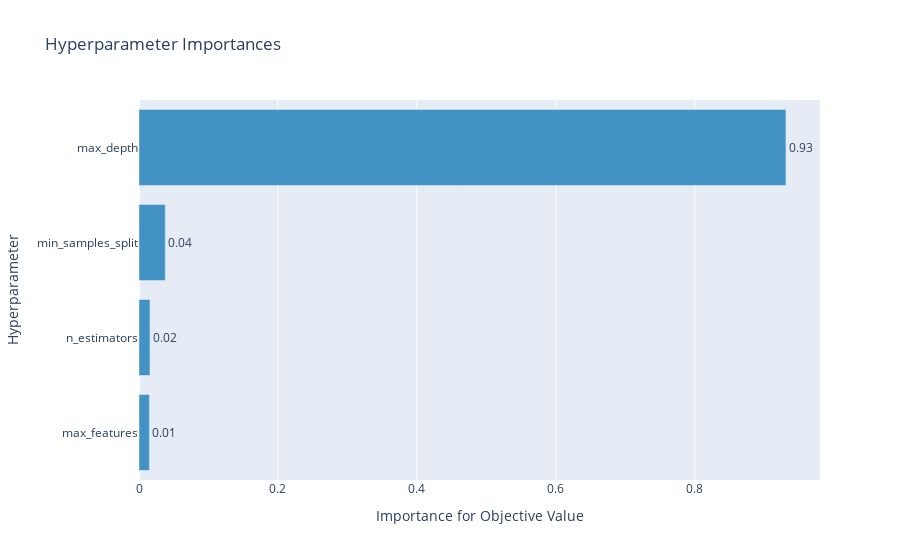
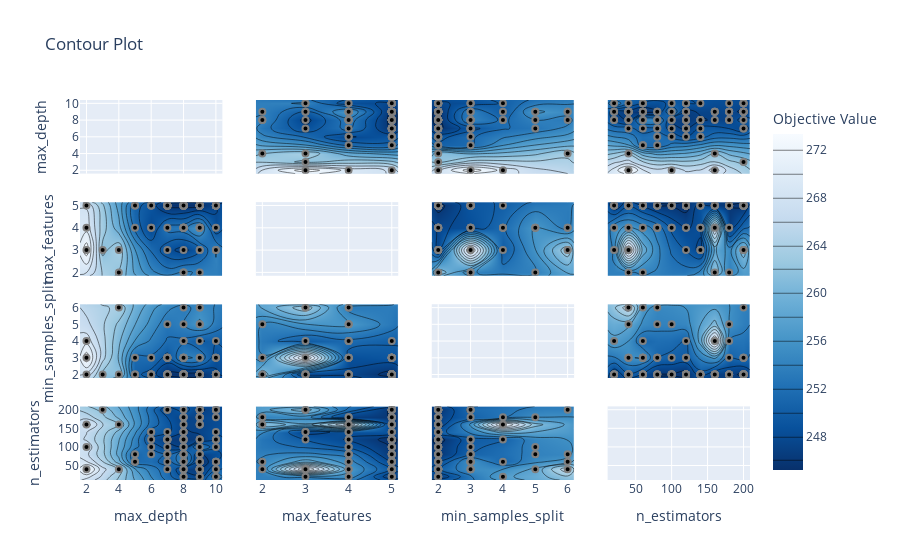

Notebook cell for these charts, in order:
### Markdown cell above
### Tuning the hyperparameters using Optuna and fitting the data

### Code cell
""" 
A smaller value of n_trials can be used to run the code faster

best_model: the untrained RF model with best hyperparameters
final_trained_model_train_data: the best RF model trained on a "training" dataset (85% of the sample)
final_trained_model_full_data: the best RF model trained on the full sample!
"""
best_model, final_trained_model_train_data, final_trained_model_full_data = RF_training_with_display(X,y, test_size = 0.15, n_trials = 100, display = True)

### Figure 1 — Plotly figure (JSON) as saved in the notebook; plotly's stock layout.template omitted (floating-point values rounded to 4 significant figures)
{"data": [{"cliponaxis": false, "hovertemplate": ["max_features (IntDistribution): 0.014955738551226297<extra></extra>", "n_estimators (IntDistribution): 0.01579732344754147<extra></extra>", "min_samples_split (IntDistribution): 0.03782186794230322<extra></extra>", "max_depth (IntDistribution): 0.9314250700589289<extra></extra>"], "marker": {"color": "rgb(66,146,198)"}, "orientation": "h", "text": ["0.01", "0.02", "0.04", "0.93"], "textposition": "outside", "type": "bar", "x": [0.01496, 0.0158, 0.03782, 0.9314], "y": ["max_features", "n_estimators", "min_samples_split", "max_depth"]}], "layout": {"showlegend": false, "title": {"text": "Hyperparameter Importances"}, "xaxis": {"title": {"text": "Importance for Objective Value"}}, "yaxis": {"title": {"text": "Hyperparameter"}}}}

### Figure 2 — Plotly figure (JSON) as saved in the notebook; plotly's stock layout.template omitted (floating-point values rounded to 4 significant figures; data arrays with more than 128 entries replaced by an {"elided": "..."} marker saying what was removed)
{"data": [{"type": "scatter", "xaxis": "x", "yaxis": "y"}, {"colorbar": {"title": {"text": "Objective Value"}}, "colorscale": [[0, "rgb(247,251,255)"], [0.125, "rgb(222,235,247)"], [0.25, "rgb(198,219,239)"], [0.375, "rgb(158,202,225)"], [0.5, "rgb(107,174,214)"], [0.625, "rgb(66,146,198)"], [0.75, "rgb(33,113,181)"], [0.875, "rgb(8,81,156)"], [1, "rgb(8,48,107)"]], "connectgaps": true, "contours": {"coloring": "heatmap"}, "hoverinfo": "none", "line": {"smoothing": 1.3}, "reversescale": true, "showscale": true, "type": "contour", "x": [1.6, 2, 3, 4, 5, 6, 7, 8, 9, 10, 10.4], "xaxis": "x5", "y": [1.85, 2, 3, 4, 5, 5.15], "yaxis": "y5", "z": [[null, null, null, null, null, null, null, null, null, null, null], [null, null, null, 261.9, null, null, null, 254.2, 253.8, null, null], [null, 273.3, 261.4, 263.6, null, null, 248.6, 247.2, 249.9, 254.1, null], [null, 269.3, null, null, 251.4, 247.8, 252.7, 253.2, 256.4, 248.4, null], [null, 267.7, null, null, 250.6, 249.2, 245.5, 245.2, 245.4, 247.7, null], [null, null, null, null, null, null, null, null, null, null, null]]}, {"marker": {"color": "black", "line": {"color": "Grey", "width": 2}}, "mode": "markers", "showlegend": false, "type": "scatter", "x": [7, 9, 4, 2, 8, 2, 8, 4, 8, 9, 10, 10, 10, 6, 6, 8, 7, 5, 8, 7, 9, 10, 9, 8, 9, 9, 9, 7, 9, 7, 5, 9, 9, 10, 8, 9, 8, 10, 9, 8, 3, 9, 10, 9, 8, 10, 9, 8, 10, 9, 8, 9, 9, 10, 7, 9, 8, 9, 6, 7, 10, 9, 9, 8, 9, 9, 10, 8, 5, 9, 10, 9, 9, 9, 8, 9, 10, 9, 8, 9, 10, 9, 9, 9, 8, 8, 7, 6, 7, 8, 7, 8, 7, 7, 7, 2, 6, 8, 8, 8], "xaxis": "x5", "y": [5, 3, 3, 3, 4, 4, 2, 2, 4, 3, 5, 5, 5, 4, 5, 4, 4, 4, 4, 3, 4, 5, 5, 4, 5, 5, 5, 5, 5, 5, 5, 5, 5, 5, 5, 4, 5, 3, 2, 4, 3, 5, 5, 5, 5, 5, 4, 5, 4, 5, 4, 5, 5, 5, 5, 5, 5, 4, 5, 5, 5, 5, 5, 5, 5, 5, 3, 5, 5, 4, 5, 5, 5, 5, 5, 5, 5, 5, 2, 5, 5, 5, 5, 5, 5, 5, 5, 4, 5, 3, 5, 5, 5, 5, 5, 5, 5, 5, 5, 5], "yaxis": "y5"}, {"colorbar": {"title": {"text": "Objective Value"}}, "colorscale": [[0, "rgb(247,251,255)"], [0.125, "rgb(222,235,247)"], [0.25, "rgb(198,219,239)"], [0.375, "rgb(158,202,225)"], [0.5, "rgb(107,174,214)"], [0.625, "rgb(66,146,198)"], [0.75, "rgb(33,113,181)"], [0.875, "rgb(8,81,156)"], [1, "rgb(8,48,107)"]], "connectgaps": true, "contours": {"coloring": "heatmap"}, "hoverinfo": "none", "line": {"smoothing": 1.3}, "reversescale": true, "showscale": false, "type": "contour", "x": [1.6, 2, 3, 4, 5, 6, 7, 8, 9, 10, 10.4], "xaxis": "x9", "y": [1.8, 2, 3, 4, 5, 6, 6.2], "yaxis": "y9", "z": [[null, null, null, null, null, null, null, null, null, null, null], [null, 267.7, 261.4, 261.9, 250.6, 249.2, 245.5, 245.2, 245.4, 247.7, null], [null, 273.3, null, null, 251.4, 251.7, 249.2, 254.2, 253.8, 248.5, null], [null, 269.3, null, null, null, null, null, 251.6, 249.9, 250.3, null], [null, null, null, null, null, null, 252.7, 253.9, 256.4, null, null], [null, null, null, 263.6, null, null, null, 253.2, 255.0, null, null], [null, null, null, null, null, null, null, null, null, null, null]]}, {"marker": {"color": "black", "line": {"color": "Grey", "width": 2}}, "mode": "markers", "showlegend": false, "type": "scatter", "x": [7, 9, 4, 2, 8, 2, 8, 4, 8, 9, 10, 10, 10, 6, 6, 8, 7, 5, 8, 7, 9, 10, 9, 8, 9, 9, 9, 7, 9, 7, 5, 9, 9, 10, 8, 9, 8, 10, 9, 8, 3, 9, 10, 9, 8, 10, 9, 8, 10, 9, 8, 9, 9, 10, 7, 9, 8, 9, 6, 7, 10, 9, 9, 8, 9, 9, 10, 8, 5, 9, 10, 9, 9, 9, 8, 9, 10, 9, 8, 9, 10, 9, 9, 9, 8, 8, 7, 6, 7, 8, 7, 8, 7, 7, 7, 2, 6, 8, 8, 8], "xaxis": "x9", "y": [3, 6, 6, 3, 2, 4, 5, 2, 3, 4, 2, 2, 2, 2, 3, 2, 5, 3, 4, 2, 5, 2, 2, 3, 2, 3, 2, 3, 2, 3, 2, 2, 2, 2, 3, 6, 2, 2, 3, 4, 2, 2, 2, 2, 2, 3, 2, 2, 3, 2, 6, 2, 2, 2, 2, 2, 3, 2, 2, 3, 4, 2, 2, 2, 2, 2, 2, 2, 2, 5, 3, 2, 2, 2, 2, 2, 2, 2, 3, 2, 2, 2, 2, 2, 2, 2, 2, 2, 2, 2, 3, 2, 2, 2, 2, 2, 2, 2, 2, 2], "yaxis": "y9"}, {"colorbar": {"title": {"text": "Objective Value"}}, "colorscale": [[0, "rgb(247,251,255)"], [0.125, "rgb(222,235,247)"], [0.25, "rgb(198,219,239)"], [0.375, "rgb(158,202,225)"], [0.5, "rgb(107,174,214)"], [0.625, "rgb(66,146,198)"], [0.75, "rgb(33,113,181)"], [0.875, "rgb(8,81,156)"], [1, "rgb(8,48,107)"]], "connectgaps": true, "contours": {"coloring": "heatmap"}, "hoverinfo": "none", "line": {"smoothing": 1.3}, "reversescale": true, "showscale": false, "type": "contour", "x": [1.6, 2, 3, 4, 5, 6, 7, 8, 9, 10, 10.4], "xaxis": "x13", "y": [11, 20, 40, 60, 80, 100, 120, 140, 160, 180, 200, 209], "yaxis": "y13", "z": {"elided": "12x11 float values"}}, {"marker": {"color": "black", "line": {"color": "Grey", "width": 2}}, "mode": "markers", "showlegend": false, "type": "scatter", "x": [7, 9, 4, 2, 8, 2, 8, 4, 8, 9, 10, 10, 10, 6, 6, 8, 7, 5, 8, 7, 9, 10, 9, 8, 9, 9, 9, 7, 9, 7, 5, 9, 9, 10, 8, 9, 8, 10, 9, 8, 3, 9, 10, 9, 8, 10, 9, 8, 10, 9, 8, 9, 9, 10, 7, 9, 8, 9, 6, 7, 10, 9, 9, 8, 9, 9, 10, 8, 5, 9, 10, 9, 9, 9, 8, 9, 10, 9, 8, 9, 10, 9, 9, 9, 8, 8, 7, 6, 7, 8, 7, 8, 7, 7, 7, 2, 6, 8, 8, 8], "xaxis": "x13", "y": [40, 200, 40, 40, 140, 160, 180, 160, 80, 120, 120, 120, 100, 140, 80, 80, 80, 60, 20, 140, 100, 140, 120, 100, 160, 180, 200, 200, 180, 60, 80, 180, 200, 200, 200, 60, 20, 200, 40, 180, 200, 160, 180, 160, 180, 200, 180, 160, 120, 200, 80, 200, 200, 200, 200, 60, 60, 40, 100, 80, 60, 200, 40, 40, 40, 20, 20, 40, 60, 40, 60, 40, 40, 40, 40, 20, 40, 60, 60, 60, 60, 80, 80, 120, 120, 120, 120, 120, 100, 140, 120, 140, 120, 120, 120, 100, 140, 120, 100, 120], "yaxis": "y13"}, {"colorbar": {"title": {"text": "Objective Value"}}, "colorscale": [[0, "rgb(247,251,255)"], [0.125, "rgb(222,235,247)"], [0.25, "rgb(198,219,239)"], [0.375, "rgb(158,202,225)"], [0.5, "rgb(107,174,214)"], [0.625, "rgb(66,146,198)"], [0.75, "rgb(33,113,181)"], [0.875, "rgb(8,81,156)"], [1, "rgb(8,48,107)"]], "connectgaps": true, "contours": {"coloring": "heatmap"}, "hoverinfo": "none", "line": {"smoothing": 1.3}, "reversescale": true, "showscale": false, "type": "contour", "x": [1.85, 2, 3, 4, 5, 5.15], "xaxis": "x2", "y": [1.6, 2, 3, 4, 5, 6, 7, 8, 9, 10, 10.4], "yaxis": "y2", "z": [[null, null, null, null, null, null], [null, null, 273.3, 269.3, 267.7, null], [null, null, 261.4, null, null, null], [null, 261.9, 263.6, null, null, null], [null, null, null, 251.4, 250.6, null], [null, null, null, 247.8, 249.2, null], [null, null, 248.6, 252.7, 245.5, null], [null, 254.2, 247.2, 253.2, 245.2, null], [null, 253.8, 249.9, 256.4, 245.4, null], [null, null, 254.1, 248.4, 247.7, null], [null, null, null, null, null, null]]}, {"marker": {"color": "black", "line": {"color": "Grey", "width": 2}}, "mode": "markers", "showlegend": false, "type": "scatter", "x": [5, 3, 3, 3, 4, 4, 2, 2, 4, 3, 5, 5, 5, 4, 5, 4, 4, 4, 4, 3, 4, 5, 5, 4, 5, 5, 5, 5, 5, 5, 5, 5, 5, 5, 5, 4, 5, 3, 2, 4, 3, 5, 5, 5, 5, 5, 4, 5, 4, 5, 4, 5, 5, 5, 5, 5, 5, 4, 5, 5, 5, 5, 5, 5, 5, 5, 3, 5, 5, 4, 5, 5, 5, 5, 5, 5, 5, 5, 2, 5, 5, 5, 5, 5, 5, 5, 5, 4, 5, 3, 5, 5, 5, 5, 5, 5, 5, 5, 5, 5], "xaxis": "x2", "y": [7, 9, 4, 2, 8, 2, 8, 4, 8, 9, 10, 10, 10, 6, 6, 8, 7, 5, 8, 7, 9, 10, 9, 8, 9, 9, 9, 7, 9, 7, 5, 9, 9, 10, 8, 9, 8, 10, 9, 8, 3, 9, 10, 9, 8, 10, 9, 8, 10, 9, 8, 9, 9, 10, 7, 9, 8, 9, 6, 7, 10, 9, 9, 8, 9, 9, 10, 8, 5, 9, 10, 9, 9, 9, 8, 9, 10, 9, 8, 9, 10, 9, 9, 9, 8, 8, 7, 6, 7, 8, 7, 8, 7, 7, 7, 2, 6, 8, 8, 8], "yaxis": "y2"}, {"type": "scatter", "xaxis": "x6", "yaxis": "y6"}, {"colorbar": {"title": {"text": "Objective Value"}}, "colorscale": [[0, "rgb(247,251,255)"], [0.125, "rgb(222,235,247)"], [0.25, "rgb(198,219,239)"], [0.375, "rgb(158,202,225)"], [0.5, "rgb(107,174,214)"], [0.625, "rgb(66,146,198)"], [0.75, "rgb(33,113,181)"], [0.875, "rgb(8,81,156)"], [1, "rgb(8,48,107)"]], "connectgaps": true, "contours": {"coloring": "heatmap"}, "hoverinfo": "none", "line": {"smoothing": 1.3}, "reversescale": true, "showscale": false, "type": "contour", "x": [1.85, 2, 3, 4, 5, 5.15], "xaxis": "x10", "y": [1.8, 2, 3, 4, 5, 6, 6.2], "yaxis": "y10", "z": [[null, null, null, null, null, null], [null, 261.9, 247.2, 247.8, 245.2, null], [null, 254.2, 273.3, 248.4, 249.2, null], [null, null, 249.9, 251.6, 250.3, null], [null, 253.9, null, 256.4, null, null], [null, null, 263.6, 253.2, null, null], [null, null, null, null, null, null]]}, {"marker": {"color": "black", "line": {"color": "Grey", "width": 2}}, "mode": "markers", "showlegend": false, "type": "scatter", "x": [5, 3, 3, 3, 4, 4, 2, 2, 4, 3, 5, 5, 5, 4, 5, 4, 4, 4, 4, 3, 4, 5, 5, 4, 5, 5, 5, 5, 5, 5, 5, 5, 5, 5, 5, 4, 5, 3, 2, 4, 3, 5, 5, 5, 5, 5, 4, 5, 4, 5, 4, 5, 5, 5, 5, 5, 5, 4, 5, 5, 5, 5, 5, 5, 5, 5, 3, 5, 5, 4, 5, 5, 5, 5, 5, 5, 5, 5, 2, 5, 5, 5, 5, 5, 5, 5, 5, 4, 5, 3, 5, 5, 5, 5, 5, 5, 5, 5, 5, 5], "xaxis": "x10", "y": [3, 6, 6, 3, 2, 4, 5, 2, 3, 4, 2, 2, 2, 2, 3, 2, 5, 3, 4, 2, 5, 2, 2, 3, 2, 3, 2, 3, 2, 3, 2, 2, 2, 2, 3, 6, 2, 2, 3, 4, 2, 2, 2, 2, 2, 3, 2, 2, 3, 2, 6, 2, 2, 2, 2, 2, 3, 2, 2, 3, 4, 2, 2, 2, 2, 2, 2, 2, 2, 5, 3, 2, 2, 2, 2, 2, 2, 2, 3, 2, 2, 2, 2, 2, 2, 2, 2, 2, 2, 2, 3, 2, 2, 2, 2, 2, 2, 2, 2, 2], "yaxis": "y10"}, {"colorbar": {"title": {"text": "Objective Value"}}, "colorscale": [[0, "rgb(247,251,255)"], [0.125, "rgb(222,235,247)"], [0.25, "rgb(198,219,239)"], [0.375, "rgb(158,202,225)"], [0.5, "rgb(107,174,214)"], [0.625, "rgb(66,146,198)"], [0.75, "rgb(33,113,181)"], [0.875, "rgb(8,81,156)"], [1, "rgb(8,48,107)"]], "connectgaps": true, "contours": {"coloring": "heatmap"}, "hoverinfo": "none", "line": {"smoothing": 1.3}, "reversescale": true, "showscale": false, "type": "contour", "x": [1.85, 2, 3, 4, 5, 5.15], "xaxis": "x14", "y": [11, 20, 40, 60, 80, 100, 120, 140, 160, 180, 200, 209], "yaxis": "y14", "z": [[null, null, null, null, null, null], [null, null, 254.1, 255.5, 246.1, null], [null, 253.8, 273.3, 256.4, 249.6, null], [null, 254.2, null, 255.0, 247.7, null], [null, null, null, 253.2, 245.7, null], [null, null, null, 249.5, 245.9, null], [null, null, 249.9, 247.8, 245.2, null], [null, null, 247.2, 248.6, 249.2, null], [null, 261.9, null, 269.3, 246.3, null], [null, 253.9, null, 246.6, 246.0, null], [null, null, 261.4, null, 245.5, null], [null, null, null, null, null, null]]}, {"marker": {"color": "black", "line": {"color": "Grey", "width": 2}}, "mode": "markers", "showlegend": false, "type": "scatter", "x": [5, 3, 3, 3, 4, 4, 2, 2, 4, 3, 5, 5, 5, 4, 5, 4, 4, 4, 4, 3, 4, 5, 5, 4, 5, 5, 5, 5, 5, 5, 5, 5, 5, 5, 5, 4, 5, 3, 2, 4, 3, 5, 5, 5, 5, 5, 4, 5, 4, 5, 4, 5, 5, 5, 5, 5, 5, 4, 5, 5, 5, 5, 5, 5, 5, 5, 3, 5, 5, 4, 5, 5, 5, 5, 5, 5, 5, 5, 2, 5, 5, 5, 5, 5, 5, 5, 5, 4, 5, 3, 5, 5, 5, 5, 5, 5, 5, 5, 5, 5], "xaxis": "x14", "y": [40, 200, 40, 40, 140, 160, 180, 160, 80, 120, 120, 120, 100, 140, 80, 80, 80, 60, 20, 140, 100, 140, 120, 100, 160, 180, 200, 200, 180, 60, 80, 180, 200, 200, 200, 60, 20, 200, 40, 180, 200, 160, 180, 160, 180, 200, 180, 160, 120, 200, 80, 200, 200, 200, 200, 60, 60, 40, 100, 80, 60, 200, 40, 40, 40, 20, 20, 40, 60, 40, 60, 40, 40, 40, 40, 20, 40, 60, 60, 60, 60, 80, 80, 120, 120, 120, 120, 120, 100, 140, 120, 140, 120, 120, 120, 100, 140, 120, 100, 120], "yaxis": "y14"}, {"colorbar": {"title": {"text": "Objective Value"}}, "colorscale": [[0, "rgb(247,251,255)"], [0.125, "rgb(222,235,247)"], [0.25, "rgb(198,219,239)"], [0.375, "rgb(158,202,225)"], [0.5, "rgb(107,174,214)"], [0.625, "rgb(66,146,198)"], [0.75, "rgb(33,113,181)"], [0.875, "rgb(8,81,156)"], [1, "rgb(8,48,107)"]], "connectgaps": true, "contours": {"coloring": "heatmap"}, "hoverinfo": "none", "line": {"smoothing": 1.3}, "reversescale": true, "showscale": false, "type": "contour", "x": [1.8, 2, 3, 4, 5, 6, 6.2], "xaxis": "x3", "y": [1.6, 2, 3, 4, 5, 6, 7, 8, 9, 10, 10.4], "yaxis": "y3", "z": [[null, null, null, null, null, null, null], [null, 267.7, 273.3, 269.3, null, null, null], [null, 261.4, null, null, null, null, null], [null, 261.9, null, null, null, 263.6, null], [null, 250.6, 251.4, null, null, null, null], [null, 249.2, 251.7, null, null, null, null], [null, 245.5, 249.2, null, 252.7, null, null], [null, 245.2, 254.2, 251.6, 253.9, 253.2, null], [null, 245.4, 253.8, 249.9, 256.4, 255.0, null], [null, 247.7, 248.5, 250.3, null, null, null], [null, null, null, null, null, null, null]]}, {"marker": {"color": "black", "line": {"color": "Grey", "width": 2}}, "mode": "markers", "showlegend": false, "type": "scatter", "x": [3, 6, 6, 3, 2, 4, 5, 2, 3, 4, 2, 2, 2, 2, 3, 2, 5, 3, 4, 2, 5, 2, 2, 3, 2, 3, 2, 3, 2, 3, 2, 2, 2, 2, 3, 6, 2, 2, 3, 4, 2, 2, 2, 2, 2, 3, 2, 2, 3, 2, 6, 2, 2, 2, 2, 2, 3, 2, 2, 3, 4, 2, 2, 2, 2, 2, 2, 2, 2, 5, 3, 2, 2, 2, 2, 2, 2, 2, 3, 2, 2, 2, 2, 2, 2, 2, 2, 2, 2, 2, 3, 2, 2, 2, 2, 2, 2, 2, 2, 2], "xaxis": "x3", "y": [7, 9, 4, 2, 8, 2, 8, 4, 8, 9, 10, 10, 10, 6, 6, 8, 7, 5, 8, 7, 9, 10, 9, 8, 9, 9, 9, 7, 9, 7, 5, 9, 9, 10, 8, 9, 8, 10, 9, 8, 3, 9, 10, 9, 8, 10, 9, 8, 10, 9, 8, 9, 9, 10, 7, 9, 8, 9, 6, 7, 10, 9, 9, 8, 9, 9, 10, 8, 5, 9, 10, 9, 9, 9, 8, 9, 10, 9, 8, 9, 10, 9, 9, 9, 8, 8, 7, 6, 7, 8, 7, 8, 7, 7, 7, 2, 6, 8, 8, 8], "yaxis": "y3"}, {"colorbar": {"title": {"text": "Objective Value"}}, "colorscale": [[0, "rgb(247,251,255)"], [0.125, "rgb(222,235,247)"], [0.25, "rgb(198,219,239)"], [0.375, "rgb(158,202,225)"], [0.5, "rgb(107,174,214)"], [0.625, "rgb(66,146,198)"], [0.75, "rgb(33,113,181)"], [0.875, "rgb(8,81,156)"], [1, "rgb(8,48,107)"]], "connectgaps": true, "contours": {"coloring": "heatmap"}, "hoverinfo": "none", "line": {"smoothing": 1.3}, "reversescale": true, "showscale": false, "type": "contour", "x": [1.8, 2, 3, 4, 5, 6, 6.2], "xaxis": "x7", "y": [1.85, 2, 3, 4, 5, 5.15], "yaxis": "y7", "z": [[null, null, null, null, null, null, null], [null, 261.9, 254.2, null, 253.9, null, null], [null, 247.2, 273.3, 249.9, null, 263.6, null], [null, 247.8, 248.4, 251.6, 256.4, 253.2, null], [null, 245.2, 249.2, 250.3, null, null, null], [null, null, null, null, null, null, null]]}, {"marker": {"color": "black", "line": {"color": "Grey", "width": 2}}, "mode": "markers", "showlegend": false, "type": "scatter", "x": [3, 6, 6, 3, 2, 4, 5, 2, 3, 4, 2, 2, 2, 2, 3, 2, 5, 3, 4, 2, 5, 2, 2, 3, 2, 3, 2, 3, 2, 3, 2, 2, 2, 2, 3, 6, 2, 2, 3, 4, 2, 2, 2, 2, 2, 3, 2, 2, 3, 2, 6, 2, 2, 2, 2, 2, 3, 2, 2, 3, 4, 2, 2, 2, 2, 2, 2, 2, 2, 5, 3, 2, 2, 2, 2, 2, 2, 2, 3, 2, 2, 2, 2, 2, 2, 2, 2, 2, 2, 2, 3, 2, 2, 2, 2, 2, 2, 2, 2, 2], "xaxis": "x7", "y": [5, 3, 3, 3, 4, 4, 2, 2, 4, 3, 5, 5, 5, 4, 5, 4, 4, 4, 4, 3, 4, 5, 5, 4, 5, 5, 5, 5, 5, 5, 5, 5, 5, 5, 5, 4, 5, 3, 2, 4, 3, 5, 5, 5, 5, 5, 4, 5, 4, 5, 4, 5, 5, 5, 5, 5, 5, 4, 5, 5, 5, 5, 5, 5, 5, 5, 3, 5, 5, 4, 5, 5, 5, 5, 5, 5, 5, 5, 2, 5, 5, 5, 5, 5, 5, 5, 5, 4, 5, 3, 5, 5, 5, 5, 5, 5, 5, 5, 5, 5], "yaxis": "y7"}, {"type": "scatter", "xaxis": "x11", "yaxis": "y11"}, {"colorbar": {"title": {"text": "Objective Value"}}, "colorscale": [[0, "rgb(247,251,255)"], [0.125, "rgb(222,235,247)"], [0.25, "rgb(198,219,239)"], [0.375, "rgb(158,202,225)"], [0.5, "rgb(107,174,214)"], [0.625, "rgb(66,146,198)"], [0.75, "rgb(33,113,181)"], [0.875, "rgb(8,81,156)"], [1, "rgb(8,48,107)"]], "connectgaps": true, "contours": {"coloring": "heatmap"}, "hoverinfo": "none", "line": {"smoothing": 1.3}, "reversescale": true, "showscale": false, "type": "contour", "x": [1.8, 2, 3, 4, 5, 6, 6.2], "xaxis": "x15", "y": [11, 20, 40, 60, 80, 100, 120, 140, 160, 180, 200, 209], "yaxis": "y15", "z": [[null, null, null, null, null, null, null], [null, 246.1, null, 255.5, null, null, null], [null, 249.6, 253.8, null, 256.4, 263.6, null], [null, 247.7, 254.2, 250.3, null, 255.0, null], [null, 245.7, 250.0, null, 252.7, 253.2, null], [null, 245.9, 249.5, null, 252.8, null, null], [null, 245.2, 249.2, 249.9, null, null, null], [null, 249.2, null, null, null, null, null], [null, 246.3, null, 269.3, null, null, null], [null, 246.6, 249.8, 251.6, 253.9, null, null], [null, 245.5, 250.7, null, null, 252.6, null], [null, null, null, null, null, null, null]]}, {"marker": {"color": "black", "line": {"color": "Grey", "width": 2}}, "mode": "markers", "showlegend": false, "type": "scatter", "x": [3, 6, 6, 3, 2, 4, 5, 2, 3, 4, 2, 2, 2, 2, 3, 2, 5, 3, 4, 2, 5, 2, 2, 3, 2, 3, 2, 3, 2, 3, 2, 2, 2, 2, 3, 6, 2, 2, 3, 4, 2, 2, 2, 2, 2, 3, 2, 2, 3, 2, 6, 2, 2, 2, 2, 2, 3, 2, 2, 3, 4, 2, 2, 2, 2, 2, 2, 2, 2, 5, 3, 2, 2, 2, 2, 2, 2, 2, 3, 2, 2, 2, 2, 2, 2, 2, 2, 2, 2, 2, 3, 2, 2, 2, 2, 2, 2, 2, 2, 2], "xaxis": "x15", "y": [40, 200, 40, 40, 140, 160, 180, 160, 80, 120, 120, 120, 100, 140, 80, 80, 80, 60, 20, 140, 100, 140, 120, 100, 160, 180, 200, 200, 180, 60, 80, 180, 200, 200, 200, 60, 20, 200, 40, 180, 200, 160, 180, 160, 180, 200, 180, 160, 120, 200, 80, 200, 200, 200, 200, 60, 60, 40, 100, 80, 60, 200, 40, 40, 40, 20, 20, 40, 60, 40, 60, 40, 40, 40, 40, 20, 40, 60, 60, 60, 60, 80, 80, 120, 120, 120, 120, 120, 100, 140, 120, 140, 120, 120, 120, 100, 140, 120, 100, 120], "yaxis": "y15"}, {"colorbar": {"title": {"text": "Objective Value"}}, "colorscale": [[0, "rgb(247,251,255)"], [0.125, "rgb(222,235,247)"], [0.25, "rgb(198,219,239)"], [0.375, "rgb(158,202,225)"], [0.5, "rgb(107,174,214)"], [0.625, "rgb(66,146,198)"], [0.75, "rgb(33,113,181)"], [0.875, "rgb(8,81,156)"], [1, "rgb(8,48,107)"]], "connectgaps": true, "contours": {"coloring": "heatmap"}, "hoverinfo": "none", "line": {"smoothing": 1.3}, "reversescale": true, "showscale": false, "type": "contour", "x": [11, 20, 40, 60, 80, 100, 120, 140, 160, 180, 200, 209], "xaxis": "x4", "y": [1.6, 2, 3, 4, 5, 6, 7, 8, 9, 10, 10.4], "yaxis": "y4", "z": {"elided": "11x12 float values"}}, {"marker": {"color": "black", "line": {"color": "Grey", "width": 2}}, "mode": "markers", "showlegend": false, "type": "scatter", "x": [40, 200, 40, 40, 140, 160, 180, 160, 80, 120, 120, 120, 100, 140, 80, 80, 80, 60, 20, 140, 100, 140, 120, 100, 160, 180, 200, 200, 180, 60, 80, 180, 200, 200, 200, 60, 20, 200, 40, 180, 200, 160, 180, 160, 180, 200, 180, 160, 120, 200, 80, 200, 200, 200, 200, 60, 60, 40, 100, 80, 60, 200, 40, 40, 40, 20, 20, 40, 60, 40, 60, 40, 40, 40, 40, 20, 40, 60, 60, 60, 60, 80, 80, 120, 120, 120, 120, 120, 100, 140, 120, 140, 120, 120, 120, 100, 140, 120, 100, 120], "xaxis": "x4", "y": [7, 9, 4, 2, 8, 2, 8, 4, 8, 9, 10, 10, 10, 6, 6, 8, 7, 5, 8, 7, 9, 10, 9, 8, 9, 9, 9, 7, 9, 7, 5, 9, 9, 10, 8, 9, 8, 10, 9, 8, 3, 9, 10, 9, 8, 10, 9, 8, 10, 9, 8, 9, 9, 10, 7, 9, 8, 9, 6, 7, 10, 9, 9, 8, 9, 9, 10, 8, 5, 9, 10, 9, 9, 9, 8, 9, 10, 9, 8, 9, 10, 9, 9, 9, 8, 8, 7, 6, 7, 8, 7, 8, 7, 7, 7, 2, 6, 8, 8, 8], "yaxis": "y4"}, {"colorbar": {"title": {"text": "Objective Value"}}, "colorscale": [[0, "rgb(247,251,255)"], [0.125, "rgb(222,235,247)"], [0.25, "rgb(198,219,239)"], [0.375, "rgb(158,202,225)"], [0.5, "rgb(107,174,214)"], [0.625, "rgb(66,146,198)"], [0.75, "rgb(33,113,181)"], [0.875, "rgb(8,81,156)"], [1, "rgb(8,48,107)"]], "connectgaps": true, "contours": {"coloring": "heatmap"}, "hoverinfo": "none", "line": {"smoothing": 1.3}, "reversescale": true, "showscale": false, "type": "contour", "x": [11, 20, 40, 60, 80, 100, 120, 140, 160, 180, 200, 209], "xaxis": "x8", "y": [1.85, 2, 3, 4, 5, 5.15], "yaxis": "y8", "z": [[null, null, null, null, null, null, null, null, null, null, null, null], [null, null, 253.8, 254.2, null, null, null, null, 261.9, 253.9, null, null], [null, 254.1, 273.3, null, null, null, 249.9, 247.2, null, null, 261.4, null], [null, 255.5, 256.4, 255.0, 253.2, 249.5, 247.8, 248.6, 269.3, 246.6, null, null], [null, 246.1, 249.6, 247.7, 245.7, 245.9, 245.2, 249.2, 246.3, 246.0, 245.5, null], [null, null, null, null, null, null, null, null, null, null, null, null]]}, {"marker": {"color": "black", "line": {"color": "Grey", "width": 2}}, "mode": "markers", "showlegend": false, "type": "scatter", "x": [40, 200, 40, 40, 140, 160, 180, 160, 80, 120, 120, 120, 100, 140, 80, 80, 80, 60, 20, 140, 100, 140, 120, 100, 160, 180, 200, 200, 180, 60, 80, 180, 200, 200, 200, 60, 20, 200, 40, 180, 200, 160, 180, 160, 180, 200, 180, 160, 120, 200, 80, 200, 200, 200, 200, 60, 60, 40, 100, 80, 60, 200, 40, 40, 40, 20, 20, 40, 60, 40, 60, 40, 40, 40, 40, 20, 40, 60, 60, 60, 60, 80, 80, 120, 120, 120, 120, 120, 100, 140, 120, 140, 120, 120, 120, 100, 140, 120, 100, 120], "xaxis": "x8", "y": [5, 3, 3, 3, 4, 4, 2, 2, 4, 3, 5, 5, 5, 4, 5, 4, 4, 4, 4, 3, 4, 5, 5, 4, 5, 5, 5, 5, 5, 5, 5, 5, 5, 5, 5, 4, 5, 3, 2, 4, 3, 5, 5, 5, 5, 5, 4, 5, 4, 5, 4, 5, 5, 5, 5, 5, 5, 4, 5, 5, 5, 5, 5, 5, 5, 5, 3, 5, 5, 4, 5, 5, 5, 5, 5, 5, 5, 5, 2, 5, 5, 5, 5, 5, 5, 5, 5, 4, 5, 3, 5, 5, 5, 5, 5, 5, 5, 5, 5, 5], "yaxis": "y8"}, {"colorbar": {"title": {"text": "Objective Value"}}, "colorscale": [[0, "rgb(247,251,255)"], [0.125, "rgb(222,235,247)"], [0.25, "rgb(198,219,239)"], [0.375, "rgb(158,202,225)"], [0.5, "rgb(107,174,214)"], [0.625, "rgb(66,146,198)"], [0.75, "rgb(33,113,181)"], [0.875, "rgb(8,81,156)"], [1, "rgb(8,48,107)"]], "connectgaps": true, "contours": {"coloring": "heatmap"}, "hoverinfo": "none", "line": {"smoothing": 1.3}, "reversescale": true, "showscale": false, "type": "contour", "x": [11, 20, 40, 60, 80, 100, 120, 140, 160, 180, 200, 209], "xaxis": "x12", "y": [1.8, 2, 3, 4, 5, 6, 6.2], "yaxis": "y12", "z": [[null, null, null, null, null, null, null, null, null, null, null, null], [null, 246.1, 249.6, 247.7, 245.7, 245.9, 245.2, 249.2, 246.3, 246.6, 245.5, null], [null, null, 253.8, 254.2, 250.0, 249.5, 249.2, null, null, 249.8, 250.7, null], [null, 255.5, null, 250.3, null, null, 249.9, null, 269.3, 251.6, null, null], [null, null, 256.4, null, 252.7, 252.8, null, null, null, 253.9, null, null], [null, null, 263.6, 255.0, 253.2, null, null, null, null, null, 252.6, null], [null, null, null, null, null, null, null, null, null, null, null, null]]}, {"marker": {"color": "black", "line": {"color": "Grey", "width": 2}}, "mode": "markers", "showlegend": false, "type": "scatter", "x": [40, 200, 40, 40, 140, 160, 180, 160, 80, 120, 120, 120, 100, 140, 80, 80, 80, 60, 20, 140, 100, 140, 120, 100, 160, 180, 200, 200, 180, 60, 80, 180, 200, 200, 200, 60, 20, 200, 40, 180, 200, 160, 180, 160, 180, 200, 180, 160, 120, 200, 80, 200, 200, 200, 200, 60, 60, 40, 100, 80, 60, 200, 40, 40, 40, 20, 20, 40, 60, 40, 60, 40, 40, 40, 40, 20, 40, 60, 60, 60, 60, 80, 80, 120, 120, 120, 120, 120, 100, 140, 120, 140, 120, 120, 120, 100, 140, 120, 100, 120], "xaxis": "x12", "y": [3, 6, 6, 3, 2, 4, 5, 2, 3, 4, 2, 2, 2, 2, 3, 2, 5, 3, 4, 2, 5, 2, 2, 3, 2, 3, 2, 3, 2, 3, 2, 2, 2, 2, 3, 6, 2, 2, 3, 4, 2, 2, 2, 2, 2, 3, 2, 2, 3, 2, 6, 2, 2, 2, 2, 2, 3, 2, 2, 3, 4, 2, 2, 2, 2, 2, 2, 2, 2, 5, 3, 2, 2, 2, 2, 2, 2, 2, 3, 2, 2, 2, 2, 2, 2, 2, 2, 2, 2, 2, 3, 2, 2, 2, 2, 2, 2, 2, 2, 2], "yaxis": "y12"}, {"type": "scatter", "xaxis": "x16", "yaxis": "y16"}], "layout": {"title": {"text": "Contour Plot"}, "xaxis": {"anchor": "y", "domain": [0, 0.2125], "matches": "x13", "range": [1.6, 10.4], "showticklabels": false}, "xaxis10": {"anchor": "y10", "domain": [0.2625, 0.475], "matches": "x14", "range": [1.85, 5.15], "showticklabels": false}, "xaxis11": {"anchor": "y11", "domain": [0.525, 0.7375], "matches": "x15", "range": [1.8, 6.2], "showticklabels": false}, "xaxis12": {"anchor": "y12", "domain": [0.7875, 1], "matches": "x16", "range": [11, 209], "showticklabels": false}, "xaxis13": {"anchor": "y13", "domain": [0, 0.2125], "range": [1.6, 10.4], "title": {"text": "max_depth"}}, "xaxis14": {"anchor": "y14", "domain": [0.2625, 0.475], "range": [1.85, 5.15], "title": {"text": "max_features"}}, "xaxis15": {"anchor": "y15", "domain": [0.525, 0.7375], "range": [1.8, 6.2], "title": {"text": "min_samples_split"}}, "xaxis16": {"anchor": "y16", "domain": [0.7875, 1], "range": [11, 209], "title": {"text": "n_estimators"}}, "xaxis2": {"anchor": "y2", "domain": [0.2625, 0.475], "matches": "x14", "range": [1.85, 5.15], "showticklabels": false}, "xaxis3": {"anchor": "y3", "domain": [0.525, 0.7375], "matches": "x15", "range": [1.8, 6.2], "showticklabels": false}, "xaxis4": {"anchor": "y4", "domain": [0.7875, 1], "matches": "x16", "range": [11, 209], "showticklabels": false}, "xaxis5": {"anchor": "y5", "domain": [0, 0.2125], "matches": "x13", "range": [1.6, 10.4], "showticklabels": false}, "xaxis6": {"anchor": "y6", "domain": [0.2625, 0.475], "matches": "x14", "range": [1.85, 5.15], "showticklabels": false}, "xaxis7": {"anchor": "y7", "domain": [0.525, 0.7375], "matches": "x15", "range": [1.8, 6.2], "showticklabels": false}, "xaxis8": {"anchor": "y8", "domain": [0.7875, 1], "matches": "x16", "range": [11, 209], "showticklabels": false}, "xaxis9": {"anchor": "y9", "domain": [0, 0.2125], "matches": "x13", "range": [1.6, 10.4], "showticklabels": false}, "yaxis": {"anchor": "x", "domain": [0.8063, 1], "range": [1.6, 10.4], "title": {"text": "max_depth"}}, "yaxis10": {"anchor": "x10", "domain": [0.2687, 0.4625], "matches": "y9", "range": [1.8, 6.2], "showticklabels": false}, "yaxis11": {"anchor": "x11", "domain": [0.2687, 0.4625], "matches": "y9", "range": [1.8, 6.2], "showticklabels": false}, "yaxis12": {"anchor": "x12", "domain": [0.2687, 0.4625], "matches": "y9", "range": [1.8, 6.2], "showticklabels": false}, "yaxis13": {"anchor": "x13", "domain": [0, 0.1938], "range": [11, 209], "title": {"text": "n_estimators"}}, "yaxis14": {"anchor": "x14", "domain": [0, 0.1938], "matches": "y13", "range": [11, 209], "showticklabels": false}, "yaxis15": {"anchor": "x15", "domain": [0, 0.1938], "matches": "y13", "range": [11, 209], "showticklabels": false}, "yaxis16": {"anchor": "x16", "domain": [0, 0.1938], "matches": "y13", "range": [11, 209], "showticklabels": false}, "yaxis2": {"anchor": "x2", "domain": [0.8063, 1], "matches": "y", "range": [1.6, 10.4], "showticklabels": false}, "yaxis3": {"anchor": "x3", "domain": [0.8063, 1], "matches": "y", "range": [1.6, 10.4], "showticklabels": false}, "yaxis4": {"anchor": "x4", "domain": [0.8063, 1], "matches": "y", "range": [1.6, 10.4], "showticklabels": false}, "yaxis5": {"anchor": "x5", "domain": [0.5375, 0.7312], "range": [1.85, 5.15], "title": {"text": "max_features"}}, "yaxis6": {"anchor": "x6", "domain": [0.5375, 0.7312], "matches": "y5", "range": [1.85, 5.15], "showticklabels": false}, "yaxis7": {"anchor": "x7", "domain": [0.5375, 0.7312], "matches": "y5", "range": [1.85, 5.15], "showticklabels": false}, "yaxis8": {"anchor": "x8", "domain": [0.5375, 0.7312], "matches": "y5", "range": [1.85, 5.15], "showticklabels": false}, "yaxis9": {"anchor": "x9", "domain": [0.2687, 0.4625], "range": [1.8, 6.2], "title": {"text": "min_samples_split"}}}}
